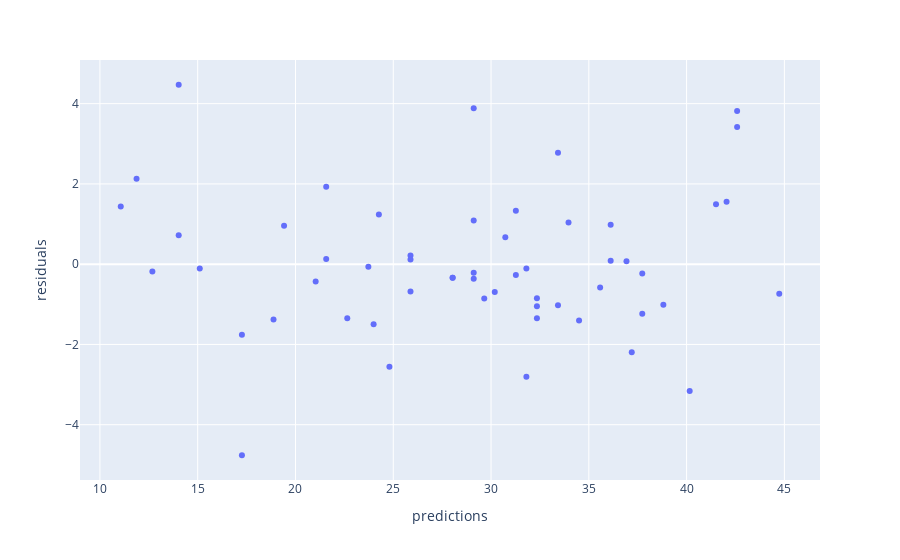

The cell this chart's notebook holds for it:
### Markdown cell above
There is no apparent pattern, suggesting the fit is good.

Let's check constant variance:

- with `px` do `scatter` using
    - `dataframe`
    - freestyle `x="predictions"`
    - freestyle `y="residuals"`

### Code cell
px.scatter(dataframe,x="predictions",y="residuals")

#<xml xmlns="https://developers.google.com/blockly/xml"><variables><variable id="k#w4n=KvP~*sLy*OW|Jl">px</variable><variable id="B5p-Xul6IZ.0%nd96oa%">dataframe</variable></variables><block type="varDoMethod" id="O07?sQIdula@ap]/9Ogq" x="0" y="0"><mutation items="3"></mutation><field name="VAR" id="k#w4n=KvP~*sLy*OW|Jl">px</field><field name="MEMBER">scatter</field><data>px:scatter</data><value name="ADD0"><block type="variables_get" id="UE)!btph,4mdjsf[F37|"><field name="VAR" id="B5p-Xul6IZ.0%nd96oa%">dataframe</field></block></value><value name="ADD1"><block type="dummyOutputCodeBlock" id="~L)yq!Jze#v9R[^p;2{O"><field name="CODE">x="predictions"</field></block></value><value name="ADD2"><block type="dummyOutputCodeBlock" id="yu5^$n1zXY3)#RcRx:~;"><field name="CODE">y="residuals"</field></block></value></block></xml>

### Figure 1 — Plotly figure (JSON) as saved in the notebook; plotly's stock layout.template omitted (floating-point values rounded to 4 significant figures)
{"data": [{"hovertemplate": "predictions=%{x}<br>residuals=%{y}<extra></extra>", "legendgroup": "", "marker": {"color": "#636efa", "symbol": "circle"}, "mode": "markers", "name": "", "orientation": "v", "showlegend": false, "type": "scatter", "x": [44.74, 42.58, 42.04, 37.19, 33.96, 31.27, 29.11, 28.04, 24.27, 19.42, 17.26, 40.16, 37.73, 37.73, 36.12, 29.11, 41.5, 42.58, 31.81, 31.81, 31.27, 29.11, 21.57, 33.42, 32.35, 30.19, 24.0, 21.03, 35.58, 34.5, 32.35, 29.65, 22.65, 38.81, 36.93, 36.12, 33.42, 30.73, 29.11, 32.35, 25.88, 25.88, 23.73, 24.8, 18.88, 17.26, 14.03, 15.11, 11.87, 14.03, 28.04, 25.88, 21.57, 12.68, 11.07], "xaxis": "x", "y": [-0.7373, 3.818, 1.556, -2.195, 1.038, 1.331, -0.2137, -0.3362, 1.235, 0.9587, -4.761, -3.158, -0.2336, -1.234, 0.0826, 3.886, 1.495, 3.418, -2.807, -0.1075, -0.2687, -0.3637, 1.929, -1.024, -1.346, -0.6912, -1.496, -0.4326, -0.5787, -1.401, -0.8462, -0.8525, -1.349, -1.011, 0.07448, 0.9826, 2.776, 0.67, 1.086, -1.046, 0.2187, -0.6813, -0.0663, -2.554, -1.378, -1.761, 0.7211, -0.1064, 2.126, 4.471, -0.3362, 0.1187, 0.1287, -0.182, 1.434], "yaxis": "y"}], "layout": {"legend": {"tracegroupgap": 0}, "margin": {"t": 60}, "xaxis": {"anchor": "y", "domain": [0, 1], "title": {"text": "predictions"}}, "yaxis": {"anchor": "x", "domain": [0, 1], "title": {"text": "residuals"}}}}
